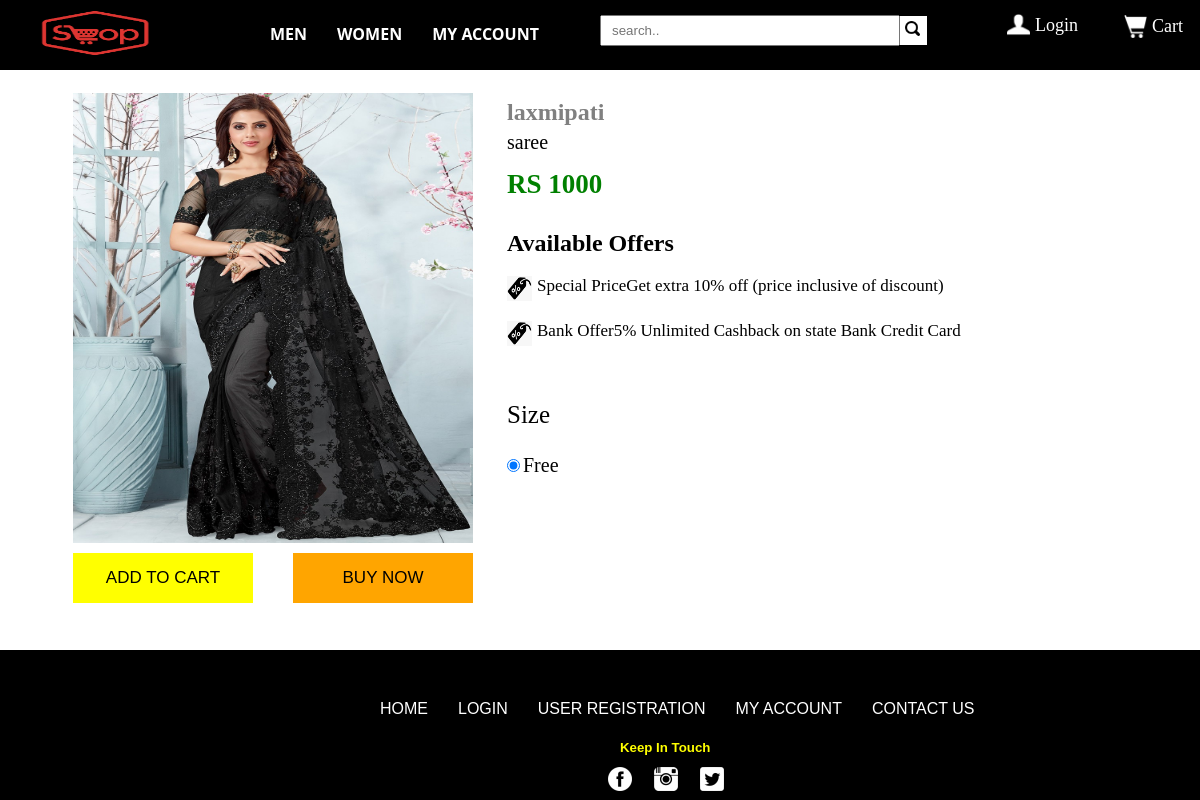
Screenshot of /source/product_detail.php?data=pro0031 with the database file from the repository.
### tables this page shows
CREATE TABLE `product` (
  `id` int(11) NOT NULL,
  `product_id` varchar(30) NOT NULL,
  `product_name` varchar(50) NOT NULL,
  `product_category` varchar(20) NOT NULL,
  `product_brand` varchar(100) NOT NULL,
  `product_price` int(5) NOT NULL,
  `product_color` varchar(10) NOT NULL,
  `product_image` varchar(100) NOT NULL,
  `size1` varchar(7) DEFAULT NULL,
  `size2` varchar(7) DEFAULT NULL,
  `size3` varchar(7) DEFAULT NULL,
  `size4` varchar(7) DEFAULT NULL
);

### source/product_detail.php (the view, shortened to what this page needs)
<?php
                 $value=$_GET['data'];
                 $con=new mysqli("localhost","root","","iwp_project");
                 $sql="select * from product where product_id='$value'";
                 $ima=mysqli_query($con,$sql);
                 $row=mysqli_fetch_assoc($ima);
?>
<body>
      <?php include("header.php");?>
        <div style="width:100%;height:650px;">
        <?php
            if(mysqli_num_rows($ima)>0)
            {
                echo "<table>";
                    echo "<tr>";
                      echo "<td>";
                echo "<div style='background-color:;float:left;margin-left:70px;margin-top:90px;width:400px;height:600px'>
                  <img src='".$row['product_image']."' style='width:400px; height:450px'>
                  <input  type='button' onclick='go1()' value='ADD TO CART' style='font-size:17px;cursor:pointer;border:none;background-color:yellow;margin-top:10px;float:left;width:180px;height:50px'></a>
                  <input  type='button'onclick='go2()'value='BUY NOW' style='font-size:17px;cursor:pointer;border:none;background-color:orange;margin-top:10px;margin-left:40px;width:180px;height:50px'></a>
                  </div>";
                  echo "</td>";
                  echo "<td>";
                  echo "<div>
                <h2 style='margin-left:30px;margin-top:-120px;color:grey'>".$row['product_brand']."</h2>
                <p style='margin-left:30px;margin-top:-15px;font-size:20px;'>".$row['product_name']."</p>
                <h2 style='margin-left:30px;margin-top:-5px;color:green;font-size:27px;'>RS ".$row['product_price']."</h2>
                <h2 style='margin-left:30px;margin-top:30px;'>Available Offers</h2>
                <img src='logo/discount2.png' style='float:left;margin-left:30px;width:25px;height:25px'>
                <p style='font-size:17px;margin-left:60px'>Special PriceGet extra 10% off (price inclusive of discount)</p><br>
                <img src='logo/discount2.png' style='float:left;margin-left:30px;margin-top:-10px;width:25px;height:25px'>
                <p style='margin-left:60px;margin-top:-10px;font-size:17px;'>Bank Offer5% Unlimited Cashback on state Bank Credit Card</p><br>
                </div>
                ";
                    echo " <p style='font-size:25px;margin-left:30px'>Size</p>";
                  if($row['size4']!="")
                    echo " <input type='radio'  name='select1' value='free' id='free' checked style='margin-left:30px'><span style='font-size:20px;'>Free</span>";
                echo "</td>";
                    echo "</tr>";
                echo "</table>";
             }
        ?>
        </div>
      <?php include("footer.php");?>
</body>

### source/slideshow.css (style rules this page uses)
img { vertical-align: left; }

### source/header.css (style rules this page uses)
body { margin:0px; padding:0px; }

### rows the page displays
product: product_image (picture), product_brand "laxmipati", product_name "saree", product_price "1000"
